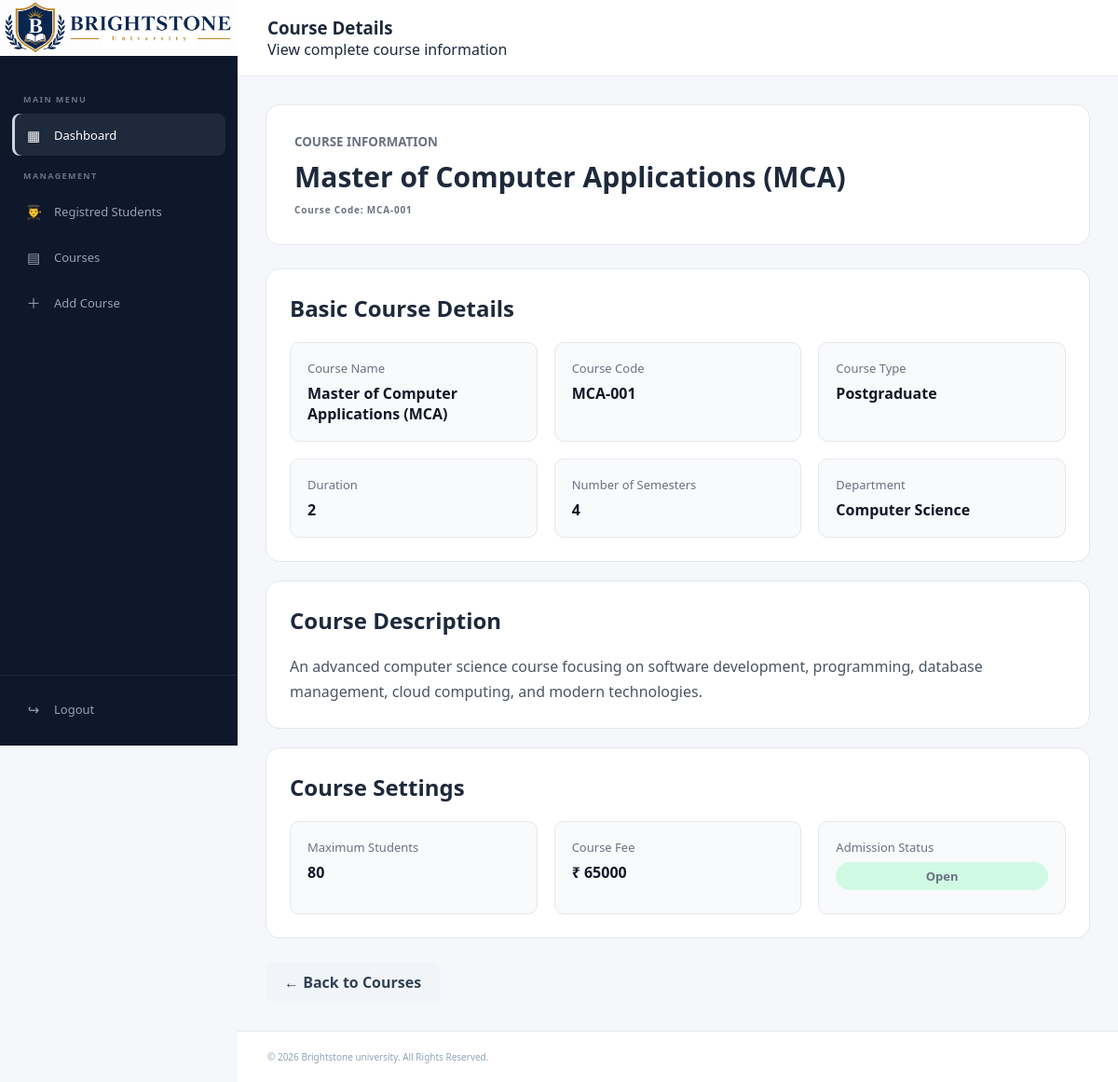
Page /admin/view-course.php?c_id=9 on the committed database.
### tables this page shows
CREATE TABLE `course` (
  `c_id` int(11) NOT NULL,
  `c_name` varchar(100) DEFAULT NULL,
  `c_code` varchar(10) DEFAULT NULL,
  `c_type` varchar(30) DEFAULT NULL,
  `duration` varchar(30) DEFAULT NULL,
  `semester` int(11) DEFAULT NULL,
  `description` text DEFAULT NULL,
  `max_student` int(11) DEFAULT NULL,
  `department` varchar(30) DEFAULT NULL,
  `fee` int(11) DEFAULT NULL,
  `status` varchar(30) DEFAULT NULL
);

### admin/view-course.php (the view, shortened to what this page needs)
<?php
include("sidebar.php");
include("database.php");
if(isset($_GET['c_id']))
{
    $id = $_GET['c_id'];
    $query = "SELECT * FROM course WHERE c_id = $id";
    $res = mysqli_query($con, $query);
    $row = mysqli_fetch_assoc($res);
}
else
{
    echo "Course ID not found";
    exit;
}
?>
<!DOCTYPE html>
<html lang="en">
<head>
    <link rel="stylesheet" href="admin.css">
</head>
<body class="admin-body">
<main class="main-content">
    <header class="topbar">
        <div>
            <h3>Course Details</h3>
            <p>View complete course information</p>
        </div>
    </header>
    <section class="course-details-container">
        <div class="course-header">
            <small>COURSE INFORMATION</small>
            <h1>
                <?php echo $row['c_name']; ?>
            </h1>
            <div class="course-code">
                Course Code: <?php echo $row['c_code']; ?>
            </div>
        </div>
        <div class="course-section">
            <h2>Basic Course Details</h2>
            <div class="course-grid">
                <div class="info-box">
                    <span>Course Name</span>
                    <strong>
                        <?php echo $row['c_name']; ?>
                    </strong>
                </div>
                <div class="info-box">
                    <span>Course Code</span>
                    <strong>
                        <?php echo $row['c_code']; ?>
                    </strong>
                </div>
                <div class="info-box">
                    <span>Course Type</span>
                    <strong>
                        <?php echo $row['c_type']; ?>
                    </strong>
                </div>
                <div class="info-box">
                    <span>Duration</span>
                    <strong>
                        <?php echo $row['duration']; ?>
                    </strong>
                </div>
                <div class="info-box">
                    <span>Number of Semesters</span>
                    <strong>
                        <?php echo $row['semester']; ?>
                    </strong>
                </div>
                <div class="info-box">
                    <span>Department</span>
                    <strong>
                        <?php echo $row['department']; ?>
                    </strong>
                </div>
            </div>
        </div>
        <div class="course-section">
            <h2>Course Description</h2>
            <p class="description">
                <?php echo $row['description']; ?>
            </p>
        </div>
        <div class="course-section">
            <h2>Course Settings</h2>
            <div class="course-grid">
                <div class="info-box">
                    <span>Maximum Students</span>
                    <strong>
                        <?php echo $row['max_student']; ?>
                    </strong>
                </div>
                <div class="info-box">
                    <span>Course Fee</span>
                    <strong>
                        ₹ <?php echo $row['fee']; ?>
                    </strong>
                </div>
                <div class="info-box">
                    <span>Admission Status</span>
                    <?php
                    $status = $row['status'];
                    if($status == "Open")
                    {
                        echo "<span class='status green'>Open</span>";
                    }
                    elseif($status == "Closed")
                    {
                        echo "<span class='status red'>Closed</span>";
                    }
                    else
                    {
                        echo "<span class='status yellow'>Coming Soon</span>";
                    }
                    ?>
                </div>
            </div>
        </div>
        <div class="course-actions">
            <a href="courses.php" class="back-btn">
                ← Back to Courses
            </a>
        </div>
    </section>
    <?php
        include("footer.php");
        ?>
</main>
</body>
</html>

### admin/admin.css (style rules this page uses)
* { margin: 0; padding: 0; box-sizing: border-box; }
body { font-family: "Segoe UI", Arial, sans-serif; color: #1e293b; }
.admin-body { background: #f5f7fb; min-height: 100vh; }
.main-content { margin-left: 255px; min-height: 100vh; display: flex; flex-direction: column; }
.topbar { height: 82px; background: white; border-bottom: 1px solid #e7ebf0; padding: 0 32px; display: flex; align-items: center; justify-content: space-between; }
.status { display: inline-block; padding: 5px 9px; border-radius: 20px; font-size: 9px; font-weight: 600; }
.status { display: inline-block; padding: 5px 10px; border-radius: 20px; font-size: 11px; font-weight: 600; }
.course-code { color: #98a2b3; font-size: 10px; font-weight: 700; letter-spacing: 0.8px; }
.status { display: inline-flex; align-items: center; justify-content: center; padding: 6px 14px; min-width: 80px; border-radius: 20px; font-size: 13px; font-weight: 600; text-align: center; }
.green { background-color: #d1fae5; color: #047857; }

### admin/view-course.php (style rules this page uses)
.course-details-container { padding: 30px; }
.course-header { background: white; padding: 30px; border-radius: 15px; margin-bottom: 25px; border: 1px solid #e5e7eb; }
.course-header small { color: #6b7280; font-weight: 600; }
.course-header h1 { margin: 8px 0; font-size: 30px; }
.course-code { color: #6b7280; }
.course-section { background: white; padding: 25px; border-radius: 15px; margin-bottom: 20px; border: 1px solid #e5e7eb; }
.course-section h2 { margin-bottom: 20px; }
.course-grid { display: grid; grid-template-columns: repeat(3, 1fr); gap: 18px; }
.info-box { background: #f8fafc; padding: 18px; border-radius: 10px; border: 1px solid #e5e7eb; }
.info-box span { display: block; font-size: 13px; color: #6b7280; margin-bottom: 7px; }
.info-box strong { font-size: 16px; color: #111827; }
.description { line-height: 1.7; color: #4b5563; }
.status { display: inline-block; padding: 6px 14px; border-radius: 20px; font-size: 13px; font-weight: 600; }
.green { background: #d1fae5; color: #047857; }
.course-actions { margin-top: 25px; display: flex; gap: 12px; }
.back-btn, .edit-course-btn { padding: 11px 20px; border-radius: 8px; text-decoration: none; font-weight: 600; }
.back-btn { background: #f1f5f9; color: #334155; }

### rows in the picture
course: c_name "Master of Computer Applications (MCA)", c_code "MCA-001", c_type "Postgraduate", duration "2", semester "4", department "Computer Science", description "An advanced computer science course focusing on software development, programming, database management, cloud computing, and modern technologies.", max_student "80", fee "65000"
